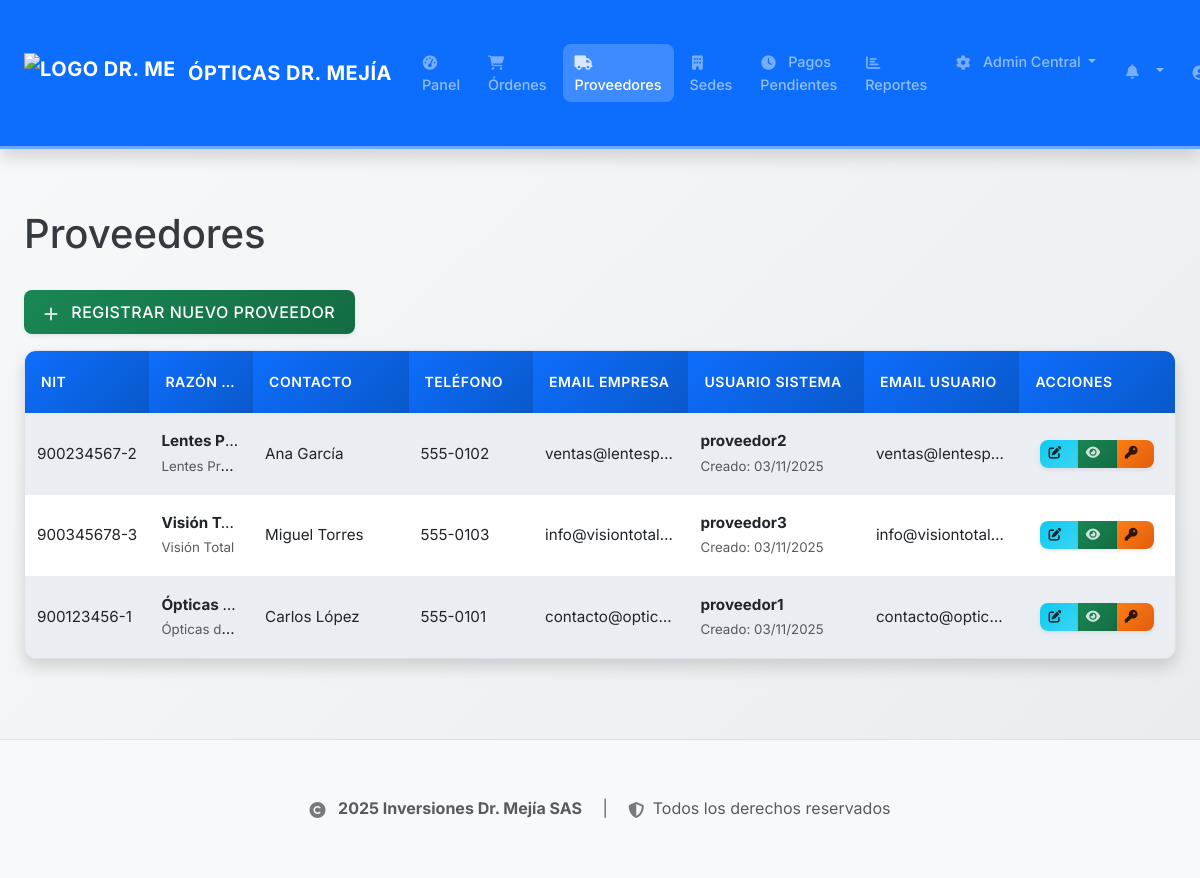
Page /providers (signed in) on the earlier database version.
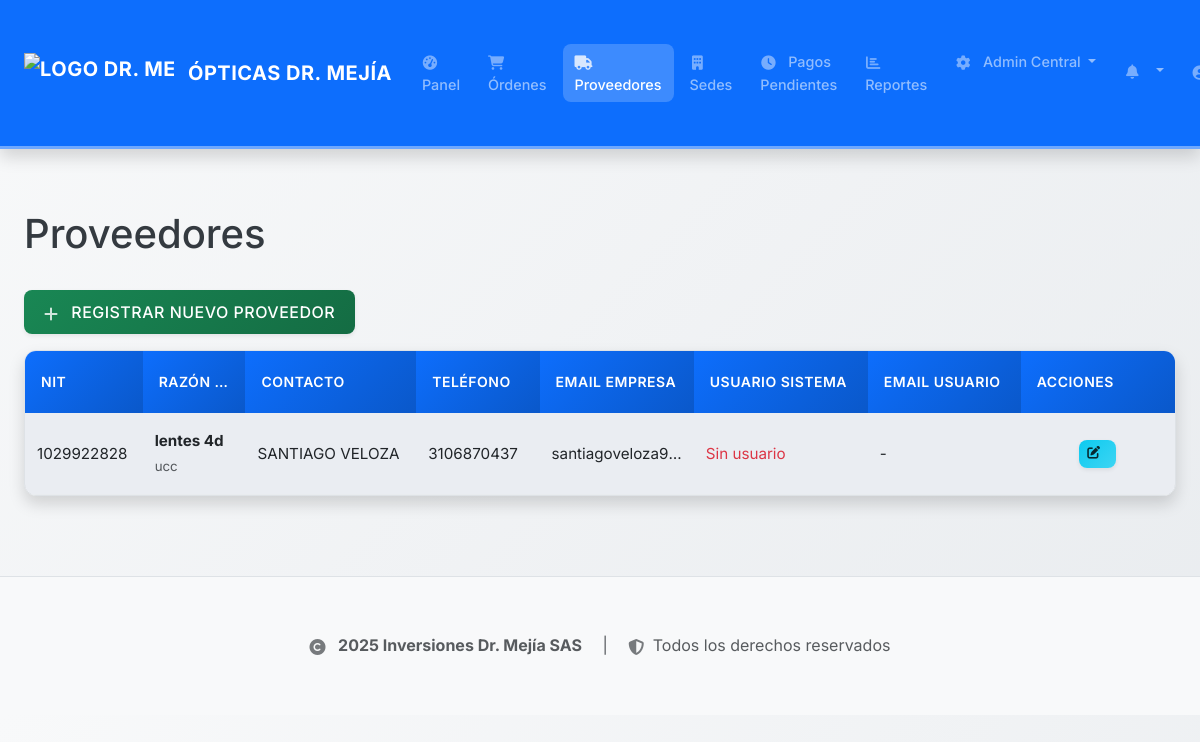
Same page on the later database version.
### backend/app/models.py (models this page shows, shortened)
class Provider(db.Model):
    id = db.Column(db.Integer, primary_key=True)
    nit = db.Column(db.String(20), nullable=False, unique=True)  # NIT único del proveedor
    razon_social = db.Column(db.String(200), nullable=False)  # Razón social oficial
    name = db.Column(db.String(128), nullable=False)  # Nombre comercial (mantener para compatibilidad)
    contact_person = db.Column(db.String(128))  # Persona de contacto
    phone = db.Column(db.String(20))  # Teléfono
    email = db.Column(db.String(120), unique=True)  # Correo electrónico
    address = db.Column(db.String(500))  # Dirección (expandida)
    registered_at = db.Column(db.DateTime, default=datetime.utcnow)
    orders = db.relationship('WorkOrder', backref='provider', lazy=True)
    payments_received = db.relationship('Payment', backref='provider_paid', lazy=True)

class User(UserMixin, db.Model):
    id = db.Column(db.Integer, primary_key=True)
    username = db.Column(db.String(64), unique=True, nullable=False)
    email = db.Column(db.String(120), unique=True, nullable=False)
    password_hash = db.Column(db.String(128))
    role = db.Column(db.String(64), nullable=False, default='asistente') # 'admin', 'asistente', 'admin_sede', 'proveedor'
    is_active = db.Column(db.Boolean, default=True) # Para desactivar usuarios
    created_at = db.Column(db.DateTime, default=datetime.utcnow)
    provider_id = db.Column(db.Integer, db.ForeignKey('provider.id'), nullable=True)
    provider = db.relationship('Provider', backref='users', uselist=False) # backref 'users' para el proveedor
    sede_id = db.Column(db.Integer, db.ForeignKey('sede.id'), nullable=True)
    sede_asignada = db.relationship('Sede', backref='administrators', foreign_keys=[sede_id])

### backend/app/routes.py (the view)
@bp.route('/providers')
@login_required
@role_required('admin', 'asistente')
def list_providers():
    providers = Provider.query.order_by(Provider.name).all()
    return render_template('proveedores/list.html', title='Lista de Proveedores', providers=providers)

### backend/app/models.py (called while the page is built)
@login_manager.user_loader
def load_user(user_id):
    return User.query.get(int(user_id))

### backend/app/routes.py (called while the page is built, shortened)
def role_required(*roles):
    def wrapper(fn):
        @wraps(fn)
        def decorated_view(*args, **kwargs):
            if not current_user.is_authenticated:
                return login_manager.unauthorized()
            if current_user.role not in roles:
                flash('No tienes permiso para acceder a esta página.', 'danger')
                return redirect(url_for('main.index'))
            return fn(*args, **kwargs)
        return decorated_view
    return wrapper

@bp.context_processor
def inject_notifications():
    if current_user.is_authenticated:
        unread_notifications_count = Notification.query.filter_by(user_id=current_user.id, is_read=False).count()
        latest_notifications = Notification.query.filter_by(user_id=current_user.id).order_by(Notification.created_at.desc()).limit(5).all()
        sede_messages_count = 0
        return dict(
            unread_notifications_count=unread_notifications_count,
            latest_notifications=latest_notifications,
            sede_messages_count=sede_messages_count
        )
    return dict(unread_notifications_count=0, latest_notifications=[])

### backend/app/security.py (called while the page is built)
def log_security_event(event_type, description, severity='WARNING', user=None, metadata=None):
    if user is None:
        if hasattr(current_user, 'is_authenticated') and current_user.is_authenticated:
            user = current_user
        else:
            user = None
    AuditLog.log_action(
        action_type=event_type,
        description=description,
        user=user,
        severity=severity,
        category='SECURITY',
        metadata=metadata,
        requires_attention=severity in ['CRITICAL', 'ERROR']
    )

### frontend/templates/proveedores/list.html (shortened to what this page needs)
{% extends "base.html" %}
{% block content %}
    <h1 class="mb-4">Proveedores</h1>
    <p>
        <a href="{{ url_for('main.create_provider') }}" class="btn btn-success">
            <i class="fas fa-plus"></i> Registrar Nuevo Proveedor
        </a>
    </p>
    {% if providers %}
        <div class="table-scroll-wrapper">
            <div class="table-responsive">
                <table class="table table-striped table-hover table-proveedores">
                    <thead>
                        <tr>
                            <th>NIT</th>
                            <th>Razón Social</th>
                            <th>Contacto</th>
                            <th>Teléfono</th>
                            <th>Email Empresa</th>
                            <th>Usuario Sistema</th>
                            <th>Email Usuario</th>
                            <th>Acciones</th>
                        </tr>
                    </thead>
                <tbody>
                    {% for provider in providers %}
                    <tr class="clickable-row" data-provider-id="{{ provider.id }}">
                        <td>{{ provider.nit or '-' }}</td>
                        <td>
                            <strong>{{ provider.razon_social or provider.name or '-' }}</strong>
                            {% if provider.name and provider.name != provider.razon_social %}
                                <br><small class="text-muted">{{ provider.name }}</small>
                            {% endif %}
                        </td>
                        <td>{{ provider.contact_person or '-' }}</td>
                        <td>{{ provider.phone or '-' }}</td>
                        <td>{{ provider.email or '-' }}</td>
                        <td>
                            {% set user = provider.users|first if provider.users else none %}
                            {% if user %}
                                <strong>{{ user.username }}</strong>
                                <br><small class="text-muted">Creado: {{ user.created_at.strftime('%d/%m/%Y') if user.created_at else '-' }}</small>
                            {% else %}
                                <span class="text-danger">Sin usuario</span>
                            {% endif %}
                        </td>
                        <td>
                            {% set user = provider.users|first if provider.users else none %}
                            {{ user.email if user else '-' }}
                        </td>
                        <td>
                            <div class="btn-group" role="group">
                                <a href="{{ url_for('main.edit_provider', provider_id=provider.id) }}"
                                   class="btn btn-sm btn-info" title="Editar Proveedor">
                                   <i class="fas fa-edit"></i>
                                </a>
                                {% set user = provider.users|first if provider.users else none %}
                                {% if user and current_user.role in ['admin', 'asistente'] %}
                                <button type="button"
                                        class="btn btn-sm btn-success"
                                        data-bs-toggle="modal"
                                        data-bs-target="#credentialsModal{{ provider.id }}"
                                        title="Ver Credenciales">
                                    <i class="fas fa-eye"></i>
                                </button>
                                <button type="button"
                                        class="btn btn-sm btn-warning"
                                        data-bs-toggle="modal"
                                        data-bs-target="#changePasswordModal{{ provider.id }}"
                                        title="Cambiar Contraseña">
                                    <i class="fas fa-key"></i>
                                </button>
                                {% endif %}
                            </div>
                        </td>
                    </tr>
                    {% endfor %}
                </tbody>
            </table>
        </div>
    </div>
    {% else %}
        <p>No hay proveedores registrados.</p>
    {% endif %}
{% endblock %}

### frontend/templates/base.html (shortened to what this page needs)
<!DOCTYPE html>
<html lang="es">
<head>
    <link href="https://cdn.jsdelivr.net/npm/bootstrap@5.3.0/dist/css/bootstrap.min.css" rel="stylesheet">
    <link rel="stylesheet" href="https://cdnjs.cloudflare.com/ajax/libs/font-awesome/6.4.0/css/all.min.css">
    <link rel="stylesheet" href="{{ url_for('static', filename='css/styles.css') }}">
    <link rel="stylesheet" href="{{ url_for('static', filename='css/style.css') }}">
</head>
    <body class="fade-in-up navbar-present">
    <nav class="navbar navbar-expand-lg navbar-dark bg-primary">
        <div class="container-fluid">
            <a class="navbar-brand d-flex align-items-center" href="{{ url_for('main.index') }}">
                <img src="https://res.cloudinary.com/dwdnfpr8i/image/upload/v1762146543/logo-DR_MEJIA_za9ocq.png"
                     alt="Logo Dr. Mejía"
                     class="navbar-logo me-2">
                Ópticas Dr. Mejía
            </a>
            <div class="collapse navbar-collapse" id="navbarNav">
                <ul class="navbar-nav me-auto">
                    {% if current_user.is_authenticated %}
                        <li class="nav-item">
                            <a class="nav-link" href="{{ url_for('main.index') }}">
                                <i class="fas fa-tachometer-alt"></i> Panel
                            </a>
                        </li>
                        <li class="nav-item">
                            <a class="nav-link" href="{{ url_for('main.list_orders') }}">
                                <i class="fas fa-shopping-cart"></i> Órdenes
                            </a>
                        </li>
                        {% if current_user.role == 'admin' or current_user.role == 'asistente' %}
                            <li class="nav-item">
                                <a class="nav-link" href="{{ url_for('main.list_providers') }}">
                                    <i class="fas fa-truck"></i> Proveedores
                                </a>
                            </li>
                            <li class="nav-item">
                                <a class="nav-link" href="{{ url_for('main.list_sedes') }}">
                                    <i class="fas fa-building"></i> Sedes
                                </a>
                            </li>
                            <li class="nav-item">
                                <a class="nav-link" href="{{ url_for('main.list_pending_payments') }}">
                                    <i class="fas fa-clock"></i> Pagos Pendientes
                                </a>
                            </li>
                            <li class="nav-item">
                                <a class="nav-link" href="{{ url_for('main.reports') }}">
                                    <i class="fas fa-chart-bar"></i> Reportes
                                </a>
                            </li>
                        {% endif %}
                        {% if current_user.role == 'admin' %}
                            <li class="nav-item dropdown">
                                <a class="nav-link dropdown-toggle" href="#" id="adminDropdown" role="button" data-bs-toggle="dropdown" aria-expanded="false">
                                    <i class="fas fa-cog"></i> Admin Central
                                </a>
                            </li>
                        {% endif %}
                    {% endif %}
                </ul>
                <ul class="navbar-nav">
                    {% if current_user.is_authenticated %}
                        <li class="nav-item dropdown">
                            <a class="nav-link dropdown-toggle position-relative" href="#" id="notificationsDropdown" role="button" data-bs-toggle="dropdown" aria-expanded="false">
                                <i class="fas fa-bell"></i>
                            </a>
                        </li>
                        <li class="nav-item dropdown">
                            <a class="nav-link dropdown-toggle" href="#" id="navbarDropdown" role="button" data-bs-toggle="dropdown" aria-expanded="false">
                                <i class="fas fa-user-circle me-1"></i> {{ current_user.username }}
                            </a>
                        </li>
                    {% else %}
                        <li class="nav-item">
                            <a class="nav-link" href="{{ url_for('main.login') }}">
                                <i class="fas fa-sign-in-alt me-1"></i> Iniciar Sesión
                            </a>
                        </li>
                    {% endif %}
                </ul>
            </div>
        </div>
    </nav>
    <div class="container-fluid main-content">
        {% block content %}{% endblock %}
    </div>
    <footer class="mt-5 py-4 bg-light border-top">
        <div class="container-fluid">
            <div class="row align-items-center">
                <div class="col-12 text-center">
                    <p class="text-muted mb-0">
                        <i class="fas fa-copyright me-2"></i>
                        <strong>2025 Inversiones Dr. Mejía SAS</strong>
                        <span class="mx-3">|</span>
                        <i class="fas fa-shield-alt me-1"></i>
                        Todos los derechos reservados
                    </p>
                </div>
            </div>
        </div>
    </footer>
</body>
</html>

Differences in the rows shown:
removed Provider: nit "900234567-2", razon_social "Lentes P…", name "Lentes Pr…", contact_person "Ana García", phone "555-0102", email "ventas@lentesp…"
removed User: username "proveedor2", created_at "03/11/2025", email "ventas@lentesp…"
removed Provider: nit "900345678-3", razon_social "Visión T…", name "Visión Tot…", contact_person "Miguel Torres", phone "555-0103", email "info@visiontotal…"
removed User: username "proveedor3", created_at "03/11/2025", email "info@visiontotal…"
removed Provider: nit "900123456-1", razon_social "Ópticas…", name "Ópticas d…", contact_person "Carlos López", phone "555-0101", email "contacto@optic…"
removed User: username "proveedor1", created_at "03/11/2025", email "contacto@optic…"
added Provider: nit "1029922828", razon_social "lentes 4d", name "ucc", contact_person "SANTIAGO VELOZA", phone "3106870437", email "santiagoveloza9…", shows "Sin usuario", email "-"
